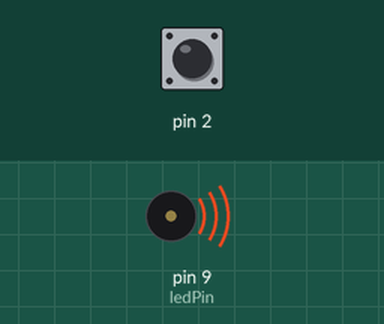
The sketch below on a simulated Arduino Uno, built with avr-gcc and run on an emulated ATmega328P. Parts: buzzer (waves = sounding). The test bench sets the inputs (shaded band); at power-on: pin 2 HIGH. What the sketch prints to the serial monitor is not drawn.

Above: at 0.1 s.
Timing chart, 0 to 1.6 s (numbered marks = the images above):
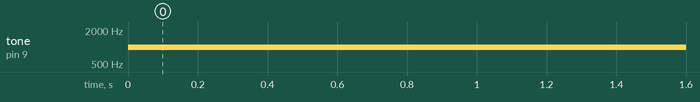

Measured:
- by itself, tone on pin 9 (ledPin): silent → 1000 Hz at 0.00 s

The sketch:

irq-morec.ino
```cpp
// (licence header left out)
int ledPin = 9;  // LED is attached to digital pin 13
int x = 0;  // variable to be updated by the interrupt

void setup() {
  //enable interrupt 0 (pin 2) which is connected to a button
  //jump to the increment function on falling edge
  attachInterrupt(0, increment, LOW);
  Serial.begin(9600);  //turn on serial communication
}

void loop() {
  //digitalWrite(ledPin, LOW);
  tone(ledPin, 1000);
  delay(300); //pretend to be doing something useful
  Serial.println(x, DEC); //print x to serial monitor
}

// Interrupt service routine for interrupt 0
void increment() {
    x++;
    //digitalWrite(ledPin, HIGH);
    ///tone(ledPin, 1000);
}
```
